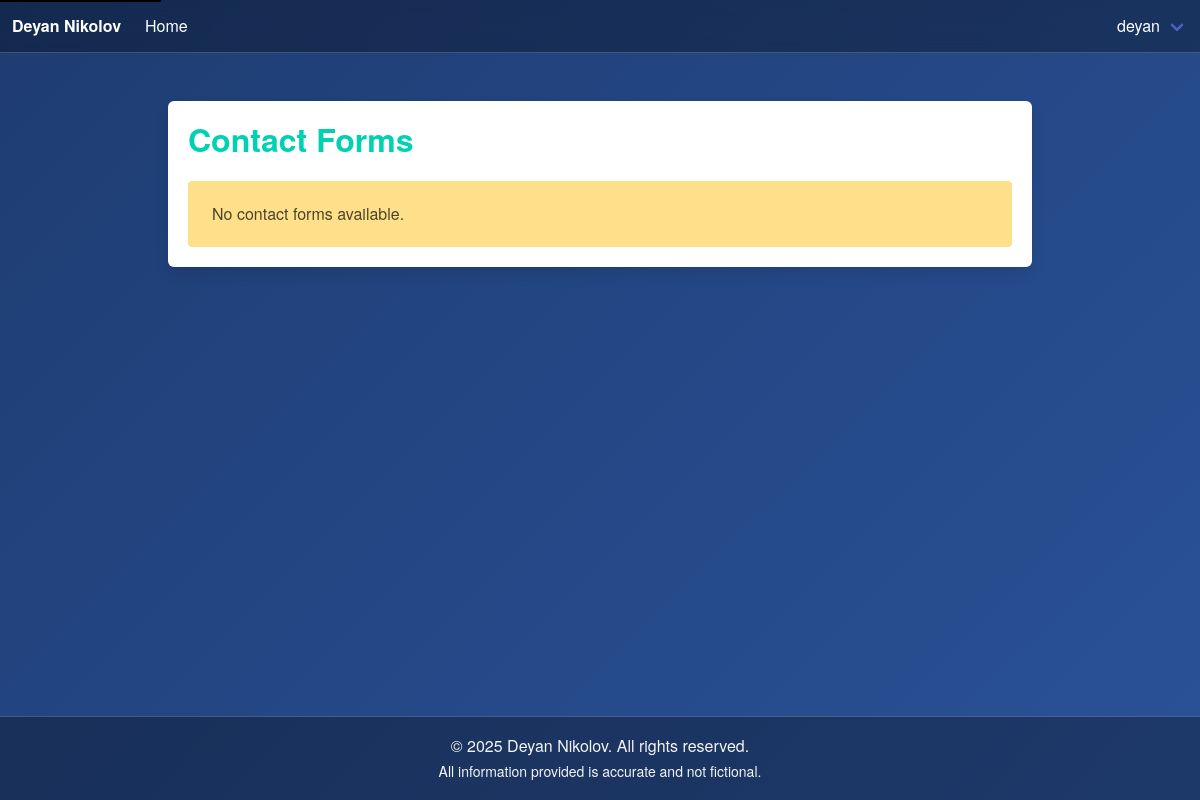
Page /contact-forms/ (signed in) on the earlier database version.
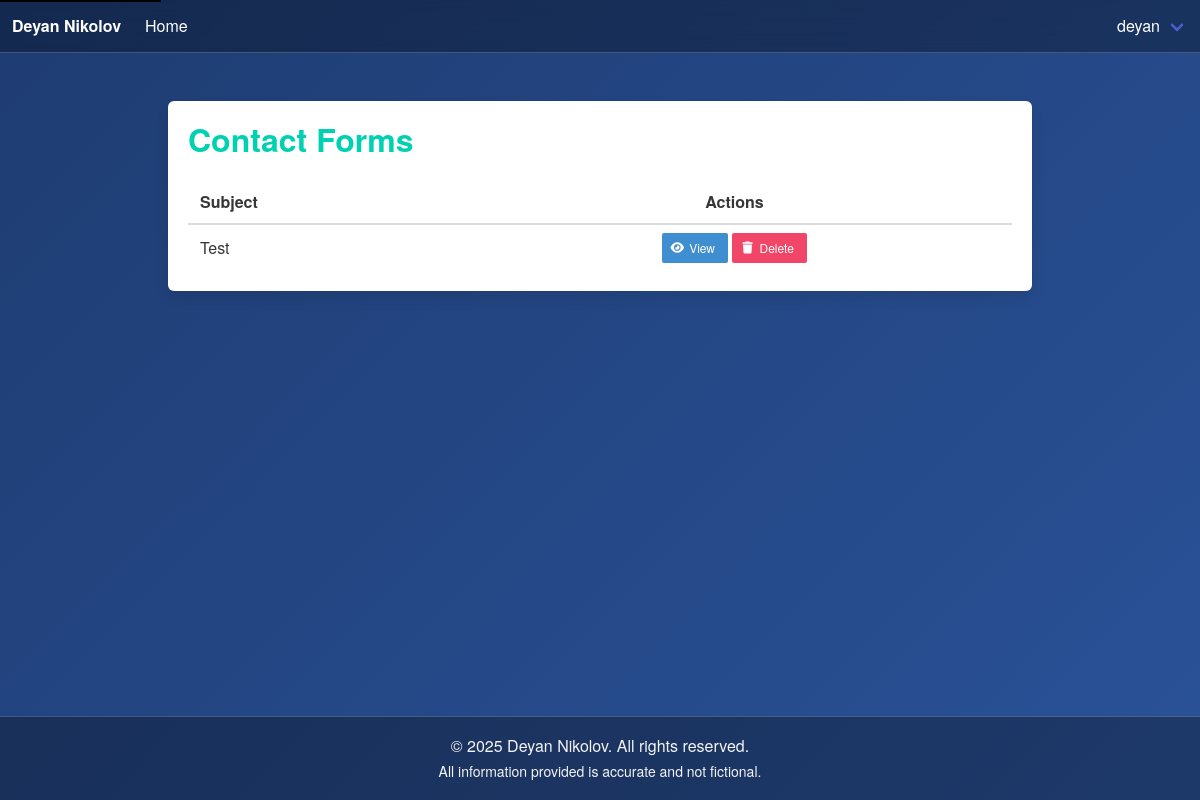
Same page on the later database version.
### itbalgarche/models.py (models this page shows, shortened)
class ContactForm(models.Model):
    id = models.UUIDField(primary_key=True, default=uuid.uuid4, editable=False)
    user = models.ForeignKey(settings.AUTH_USER_MODEL, on_delete=models.CASCADE, null=True, blank=True)
    subject = models.CharField(max_length=255, null=True, blank=True)
    name = models.CharField(max_length=255, null=True, blank=True)
    email = models.CharField(max_length=255, null=True, blank=True)
    created_at = models.DateTimeField(auto_now_add=True)
    updated_at = models.DateTimeField(auto_now=True)
    is_active = models.BooleanField(default=True)
    is_answered = models.BooleanField(default=False)
    class Meta:
        verbose_name = "Contact Form"
        verbose_name_plural = "Contact Forms"
        ordering = ['-created_at']

### itbalgarche/views.py (the view)
# urls.py: path("contact-forms/", views.contact_forms, name="contact_forms"),
@login_required
@staff_member_required
def contact_forms(request):
    contact_forms_data = ContactForm.objects.order_by('-created_at')
    context = {
        "contact_forms": contact_forms_data,
    }
    return render(request, "home/contact_forms.html", context)

### templates/home/contact_forms.html (shortened to what this page needs)
{% extends "base.html" %}
{% load static %}
{% block content %}
    <section class="section">
        <div class="container contact-forms-container">
            <div class="box">
                <h1 class="title has-text-primary">Contact Forms</h1>
                {% if contact_forms %}
                    <table class="table is-fullwidth is-striped is-hoverable">
                        <thead>
                        <tr>
                            <th>Subject</th>
                            <th class="has-text-centered">Actions</th>
                        </tr>
                        </thead>
                        <tbody>
                        {% for form in contact_forms %}
                            <tr>
                                <td>{{ form.subject }}</td>
                                <td class="has-text-centered">
                                    <a class="button is-small is-info" href="/contact-form/{{ form.id }}">
                                        <span class="icon is-small"><i class="fas fa-eye"></i></span>
                                        <span>View</span>
                                    </a>
                                    <a class="button is-small is-danger" href="/delete-contact-form/{{ form.id }}">
                                        <span class="icon is-small"><i class="fas fa-trash"></i></span>
                                        <span>Delete</span>
                                    </a>
                                </td>
                            </tr>
                        {% endfor %}
                        </tbody>
                    </table>
                {% else %}
                    <div class="notification is-warning">
                        No contact forms available.
                    </div>
                {% endif %}
            </div>
        </div>
    </section>
{% endblock %}

Differences in the rows shown:
added ContactForm: subject "Test"
Other differences:
text no longer shown: "No contact forms available."
text now shown: "Subject Actions"
